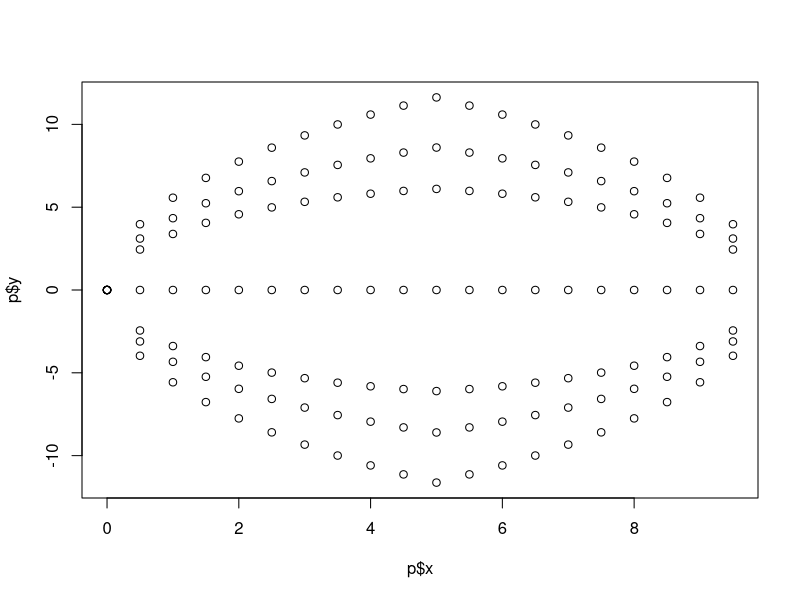
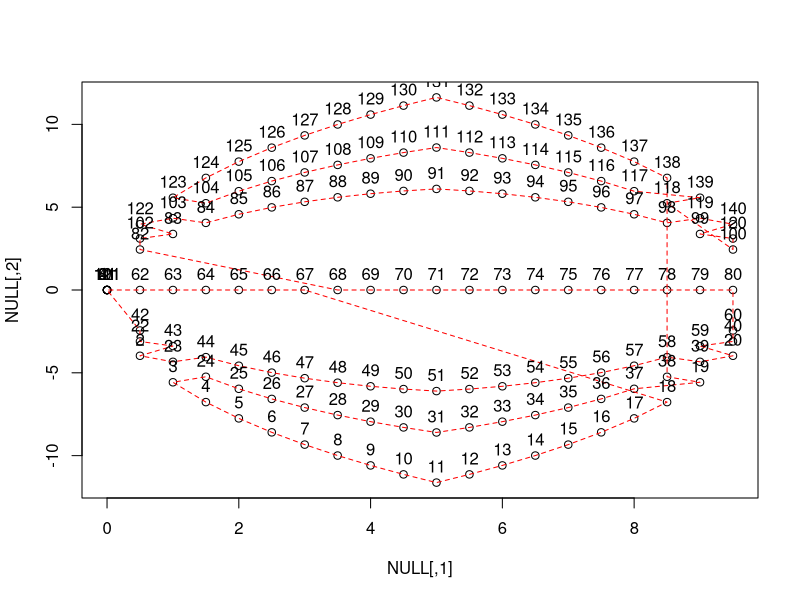
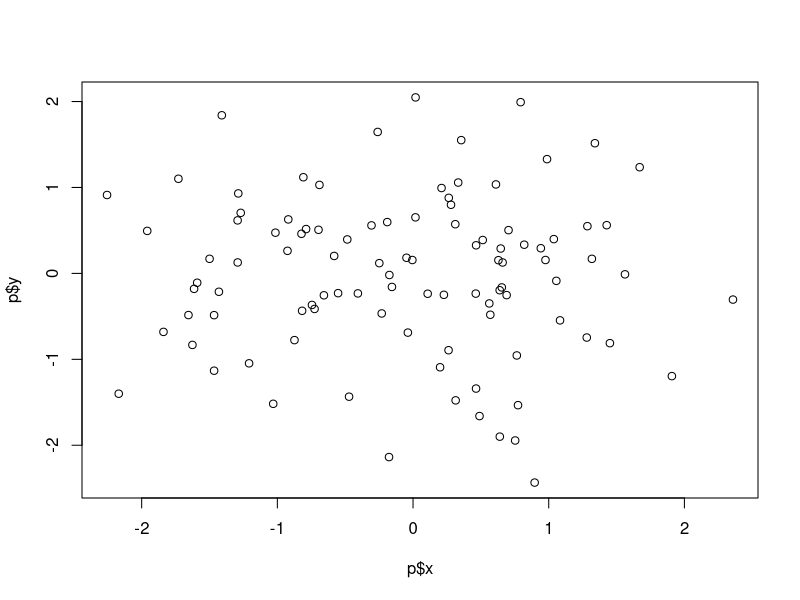
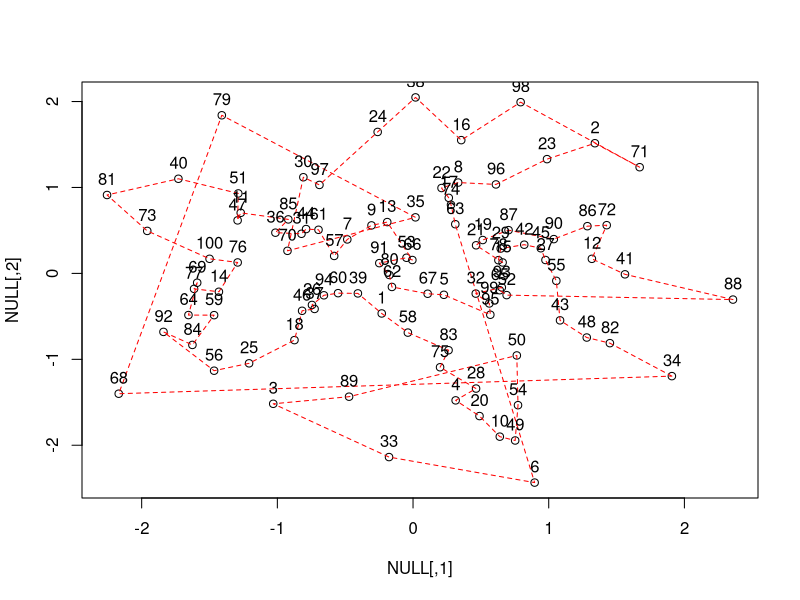
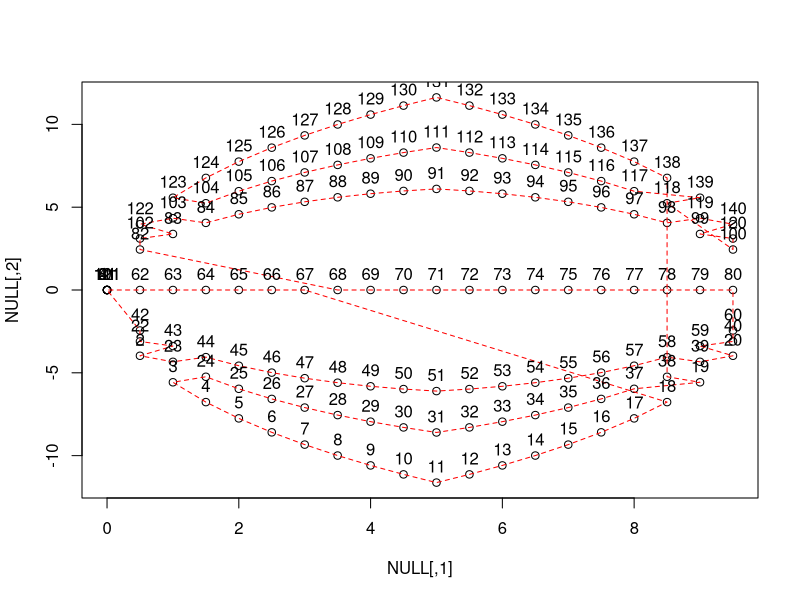

These charts were generated, in order, by the following R code:
########################
###
### Leonard Mada
### [the one and only]
###
### TSP Models
### Data Generators
###
### draft v.0.1b


####################

### Generate Special Graphs for TSP

watermelon.gen = function(n, m, l, random=TRUE, d=3) {
	# n = number of points in a half-ellipse;
	# m = number of half-ellipses;
	r2 = l^2 / 4 # * m
	ellipse.f = function(id, x) {
		a = 2*id - m - 1
		if(a == 0) {
			return (rep(0,n));
		}
		a = a/m
		x.x = abs(x[,id] - l/2)
		return(sign(a)*sqrt(r2 - x.x^2 + d*(l/2 - x.x)*l*a^2))
	}
	if(random) {
		p.x = sapply(1:m, function(id) runif(n, 0, l))
	} else {
		# TODO: fix repeating (0, 0);
		p.x = matrix(rep( (0:(n-1)) * l/n, m), ncol=m)
	}
	p.y = sapply(1:m, ellipse.f, x=p.x)
	return(list("x"=p.x, "y"=p.y))
}

rnorm2d.gen = function(n1, n2=n1, sd1=1, sd2=1) {
	len = n1*n2
	p.x = rnorm(len, sd=sd1)
	p.y = rnorm(len, sd=sd2)
	return(list("x"=p.x, "y"=p.y))
}

runif2d.gen = function(n1, n2=n1, max=2) {
	# max = 2 is more close to rnorm
	# alternative: max = 4*sd
	len = n1*n2
	p.x = runif(len, max=max)
	p.y = runif(len, max=max)
	return(list("x"=p.x, "y"=p.y))
}

find.base = function(m, middle=FALSE) {
	# m = matrix with coordinates of cities
	# only with non-random
	# TODO: more options
	if( ! middle) {
		isZero = m[,1] == 0 & m[,2] == 0
	} else {
		m0 = m[m[,2] == 0, 1]
		mid = m0[rank(m0) == round(length(m0)/2)]
		isZero = m[,2] == 0 & m[,1] == mid
	}
	id = match(TRUE, isZero)
	return(id)
}

###########################

# install.packages("TSP")

library(TSP)


setwd("/Math")


###########################

###
ell.n = 7
p = watermelon.gen(20, m=ell.n, 10, random=F)
plot(p$x, p$y)

cities = matrix(c(as.vector(p$x), as.vector(p$y)), ncol=2)
id = find.base(cities, middle=T)
id

### TSP data
etsp <- ETSP(cities)
etsp

### calculate a tour
# tour <- solve_TSP(etsp, method = "nn"
tour <- solve_TSP(etsp, method = "nn", control=list(start=id))
tour

tour_length(tour)
plot(etsp, tour, tour_col = "red")


SAVE_PNG = TRUE
if(SAVE_PNG) {
png(file="TSP.Watermelon.png")
	plot(etsp, tour, tour_col = "red")
dev.off()
}

# image(atsp, tour)


###########################

###
p = rnorm2d.gen(10)
# p = runif2d.gen(10)
plot(p$x, p$y)


cities = matrix(c(as.vector(p$x), as.vector(p$y)), ncol=2)

etsp <- ETSP(cities)
etsp

### calculate a tour
tour <- solve_TSP(etsp, method = "nn")
tour

tour_length(tour)
plot(etsp, tour, tour_col = "red")
